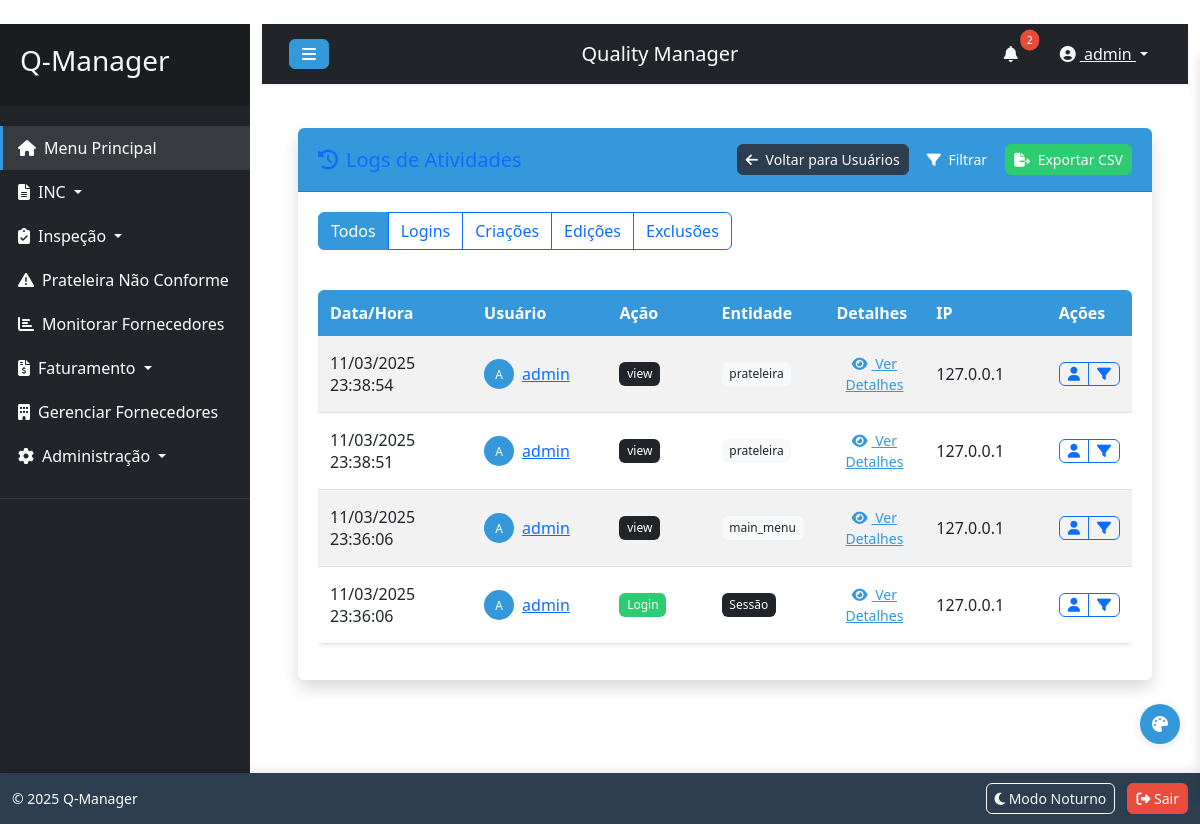
/visualizar_logs_atividade (signed in), run on the app's committed database.
### tables this page shows
CREATE TABLE user (
	id INTEGER NOT NULL, 
	username VARCHAR(80) NOT NULL, 
	password VARCHAR(256) NOT NULL, 
	email VARCHAR(120), 
	is_admin BOOLEAN, 
	is_representante BOOLEAN, 
	permissions TEXT, 
	created_at DATETIME, 
	last_login DATETIME, 
	PRIMARY KEY (id), 
	UNIQUE (username), 
	UNIQUE (email)
);

CREATE TABLE user_activity_log (
	id INTEGER NOT NULL, 
	user_id INTEGER NOT NULL, 
	action VARCHAR(50) NOT NULL, 
	entity_type VARCHAR(50) NOT NULL, 
	entity_id INTEGER, 
	details TEXT, 
	ip_address VARCHAR(45), 
	timestamp DATETIME, 
	PRIMARY KEY (id), 
	FOREIGN KEY(user_id) REFERENCES user (id)
);

### app.py (the view)
@app.route('/visualizar_logs_atividade')
@login_required
def visualizar_logs_atividade():
    if not current_user.is_admin:
        flash('Acesso negado. Apenas administradores podem visualizar logs.', 'danger')
        return redirect(url_for('main_menu'))
    user_id = request.args.get('user_id', type=int)
    action = request.args.get('action')
    entity_type = request.args.get('entity_type')
    data_inicio = request.args.get('data_inicio')
    data_fim = request.args.get('data_fim')
    ip_address = request.args.get('ip_address')
    page = request.args.get('page', 1, type=int)
    per_page = app.config.get('ITEMS_PER_PAGE', 15)
    query = UserActivityLog.query
    if user_id:
        query = query.filter_by(user_id=user_id)
    if action:
        query = query.filter_by(action=action)
    if entity_type:
        query = query.filter_by(entity_type=entity_type)
    if ip_address:
        query = query.filter(UserActivityLog.ip_address.like(f'%{ip_address}%'))
    if data_inicio:
        data_inicio_obj = datetime.strptime(data_inicio, '%Y-%m-%d')
        query = query.filter(UserActivityLog.timestamp >= data_inicio_obj)
    if data_fim:
        data_fim_obj = datetime.strptime(data_fim, '%Y-%m-%d')
        data_fim_obj = data_fim_obj.replace(hour=23, minute=59, second=59)
        query = query.filter(UserActivityLog.timestamp <= data_fim_obj)
    query = query.order_by(UserActivityLog.timestamp.desc())
    pagination = query.paginate(
        page=page, per_page=per_page, error_out=False
    )
    users = User.query.all()
    return render_template('visualizar_logs_atividade.html',
                          logs=pagination,
                          users=users)

### app.py (called while the page is built)
@login_manager.user_loader
def load_user(user_id):
    return User.query.get(int(user_id))

@app.context_processor
def inject_settings():
    settings = {s.element: s for s in LayoutSetting.query.all()}
    return dict(settings=settings, config=app.config)

### templates/visualizar_logs_atividade.html (shortened to what this page needs)
{% extends "base.html" %}
{% block content %}
<div class="container-fluid">
    <div class="card shadow mb-4">
        <div class="card-header py-3 d-flex justify-content-between align-items-center">
            <h5 class="m-0 font-weight-bold text-primary">
                <i class="fas fa-history me-2"></i>Logs de Atividades
            </h5>
            <div>
                <a href="{{ url_for('gerenciar_logins') }}" class="btn btn-secondary btn-sm">
                    <i class="fas fa-arrow-left me-1"></i> Voltar para Usuários
                </a>
                <button type="button" class="btn btn-primary btn-sm" data-bs-toggle="modal" data-bs-target="#filterModal">
                    <i class="fas fa-filter me-1"></i> Filtrar
                </button>
                <a href="{{ url_for('exportar_logs') }}" class="btn btn-success btn-sm">
                    <i class="fas fa-file-export me-1"></i> Exportar CSV
                </a>
            </div>
        </div>
        <div class="card-body">
            <div class="mb-4">
                <div class="btn-group mb-3">
                    <a href="{{ url_for('visualizar_logs_atividade') }}" class="btn {% if not request.args.get('action') %}btn-primary{% else %}btn-outline-primary{% endif %}">Todos</a>
                    <a href="{{ url_for('visualizar_logs_atividade', action='login') }}" class="btn {% if request.args.get('action') == 'login' %}btn-primary{% else %}btn-outline-primary{% endif %}">Logins</a>
                    <a href="{{ url_for('visualizar_logs_atividade', action='create') }}" class="btn {% if request.args.get('action') == 'create' %}btn-primary{% else %}btn-outline-primary{% endif %}">Criações</a>
                    <a href="{{ url_for('visualizar_logs_atividade', action='update') }}" class="btn {% if request.args.get('action') == 'update' %}btn-primary{% else %}btn-outline-primary{% endif %}">Edições</a>
                    <a href="{{ url_for('visualizar_logs_atividade', action='delete') }}" class="btn {% if request.args.get('action') == 'delete' %}btn-primary{% else %}btn-outline-primary{% endif %}">Exclusões</a>
                </div>
            </div>
            <div class="table-responsive">
                <table class="table table-striped table-hover">
                    <thead>
                        <tr>
                            <th scope="col" style="width: 180px;">Data/Hora</th>
                            <th scope="col" style="width: 150px;">Usuário</th>
                            <th scope="col" style="width: 120px;">Ação</th>
                            <th scope="col" style="width: 120px;">Entidade</th>
                            <th scope="col">Detalhes</th>
                            <th scope="col" style="width: 140px;">IP</th>
                            <th scope="col" style="width: 80px;">Ações</th>
                        </tr>
                    </thead>
                    <tbody>
                        {% for log in logs.items %}
                        <tr>
                            <td>{{ log.timestamp.strftime('%d/%m/%Y %H:%M:%S') }}</td>
                            <td>
                                <div class="d-flex align-items-center">
                                    <div class="avatar-circle bg-primary text-white me-2" style="width: 30px; height: 30px; font-size: 12px;">
                                        {{ log.user.username[0]|upper }}
                                    </div>
                                    <a href="{{ url_for('visualizar_logs_atividade', user_id=log.user_id) }}">{{ log.user.username }}</a>
                                </div>
                            </td>
                            <td>
                                {% if log.action == 'login' %}
                                <span class="badge bg-success">Login</span>
                                {% elif log.action == 'logout' %}
                                <span class="badge bg-secondary">Logout</span>
                                {% elif log.action == 'create' %}
                                <span class="badge bg-primary">Criação</span>
                                {% elif log.action == 'update' %}
                                <span class="badge bg-info">Edição</span>
                                {% elif log.action == 'delete' %}
                                <span class="badge bg-danger">Exclusão</span>
                                {% elif log.action == 'login_failed' %}
                                <span class="badge bg-warning">Falha Login</span>
                                {% else %}
                                <span class="badge bg-dark">{{ log.action }}</span>
                                {% endif %}
                            </td>
                            <td>
                                {% if log.entity_type == 'user' %}
                                <span class="badge bg-info">Usuário</span>
                                {% elif log.entity_type == 'inc' %}
                                <span class="badge bg-primary">INC</span>
                                {% elif log.entity_type == 'fornecedor' %}
                                <span class="badge bg-secondary">Fornecedor</span>
                                {% elif log.entity_type == 'session' %}
                                <span class="badge bg-dark">Sessão</span>
                                {% else %}
                                <span class="badge bg-light text-dark">{{ log.entity_type }}</span>
                                {% endif %}
                            </td>
                            <td>
                                {% if log.details %}
                                <button type="button" class="btn btn-sm btn-link view-details" data-bs-toggle="modal" data-bs-target="#detailsModal" data-details="{{ log.details|replace('"', '&quot;') }}">
                                    <i class="fas fa-eye me-1"></i> Ver Detalhes
                                </button>
                                {% else %}
                                <span class="text-muted">Nenhum detalhe</span>
                                {% endif %}
                            </td>
                            <td>{{ log.ip_address }}</td>
                            <td>
                                <div class="btn-group">
                                    <a href="{{ url_for('visualizar_logs_atividade', user_id=log.user_id) }}" class="btn btn-sm btn-outline-primary" title="Filtrar por este usuário">
                                        <i class="fas fa-user"></i>
                                    </a>
                                    <a href="{{ url_for('visualizar_logs_atividade', action=log.action) }}" class="btn btn-sm btn-outline-primary" title="Filtrar por esta ação">
                                        <i class="fas fa-filter"></i>
                                    </a>
                                </div>
                            </td>
                        </tr>
                        {% endfor %}
                    </tbody>
                </table>
            </div>
        </div>
    </div>
</div>
{% endblock %}

### templates/base.html (shortened to what this page needs)
﻿<!DOCTYPE html>
<html lang="pt-br">
<head>
    <link href="https://cdn.jsdelivr.net/npm/bootstrap@5.3.0/dist/css/bootstrap.min.css" rel="stylesheet">
    <link rel="stylesheet" href="https://cdnjs.cloudflare.com/ajax/libs/font-awesome/6.4.0/css/all.min.css">
    <link rel="stylesheet" href="{{ url_for('static', filename='css/style.css') }}">
</head>
<body>
    <div class="wrapper">
        {% if current_user.is_authenticated %}
        <nav id="sidebar" class="bg-dark">
            <div class="sidebar-header">
                <h3 class="text-light">Q-Manager</h3>
            </div>
            <ul class="list-unstyled components">
                <li class="active">
                    <a href="{{ url_for('main_menu') }}"><i class="fas fa-home me-2"></i>Menu Principal</a>
                </li>
                <li>
                    <a href="#incSubmenu" data-bs-toggle="collapse" aria-expanded="false" class="dropdown-toggle">
                        <i class="fas fa-file-alt me-2"></i>INC
                    </a>
                </li>
                {% if current_user.is_admin or current_user.has_permission('rotina_inspecao') %}
                <li>
                    <a href="#inspecaoSubmenu" data-bs-toggle="collapse" aria-expanded="false" class="dropdown-toggle">
                        <i class="fas fa-clipboard-check me-2"></i>Inspeção
                    </a>
                </li>
                {% endif %}
                {% if current_user.is_admin or current_user.has_permission('prateleira') %}
                <li>
                    <a href="{{ url_for('listar_prateleira_nao_conforme') }}">
                        <i class="fas fa-exclamation-triangle me-2"></i>Prateleira Não Conforme
                    </a>
                </li>
                {% endif %}
                {% if current_user.is_admin or current_user.has_permission('fornecedores') %}
                <li>
                    <a href="{{ url_for('monitorar_fornecedores') }}">
                        <i class="fas fa-chart-bar me-2"></i>Monitorar Fornecedores
                    </a>
                </li>
                {% endif %}
                {% if current_user.is_admin or current_user.has_permission('faturamento') %}
                <li>
                    <a href="#faturamentoSubmenu" data-bs-toggle="collapse" aria-expanded="false" class="dropdown-toggle">
                        <i class="fas fa-file-invoice-dollar me-2"></i>Faturamento
                    </a>
                </li>
                {% endif %}
                <li>
                    <a href="{{ url_for('gerenciar_fornecedores') }}">
                        <i class="fas fa-building me-2"></i>Gerenciar Fornecedores
                    </a>
                </li>
                {% if current_user.is_admin %}
                <li>
                    <a href="#adminSubmenu" data-bs-toggle="collapse" aria-expanded="false" class="dropdown-toggle">
                        <i class="fas fa-cog me-2"></i>Administração
                    </a>
                </li>
                {% endif %}
            </ul>
        </nav>
        {% endif %}
        <div id="content" class="container-fluid">
            {% if current_user.is_authenticated %}
            <nav class="navbar navbar-expand-lg navbar-dark bg-dark">
                <div class="container-fluid">
                    <button type="button" id="sidebarCollapse" class="btn btn-info">
                        <i class="fas fa-bars"></i>
                    </button>
                    <span class="navbar-brand ms-3">Quality Manager</span>
                    <div class="d-flex align-items-center">
                        <div class="notification-bell me-3">
                            <button class="btn btn-link position-relative" id="notificationButton">
                                <i class="fas fa-bell text-light"></i>
                                <span class="notification-badge position-absolute top-0 start-100 translate-middle badge rounded-pill bg-danger" style="display:none;">
                                </span>
                            </button>
                        </div>
                        <div class="dropdown">
                            <button class="btn btn-link dropdown-toggle text-light" type="button" id="userDropdown" data-bs-toggle="dropdown" aria-expanded="false">
                                <i class="fas fa-user-circle me-1"></i> {{ current_user.username }}
                            </button>
                        </div>
                    </div>
                </div>
            </nav>
            {% endif %}
            <div class="content-body p-4">
                {% block content %}{% endblock %}
            </div>
        </div>
    </div>
    <div class="theme-selector">
        <button class="theme-toggle" id="theme-toggle">
            <i class="fas fa-palette"></i>
        </button>
    </div>
    {% if current_user.is_authenticated %}
    <footer class="footer">
        <div class="container-fluid">
            <div class="row">
                <div class="col-12 d-flex justify-content-between align-items-center">
                    <div class="footer-copyright text-white">
                        <small>&copy; 2025 Q-Manager</small>
                    </div>
                    <div>
                        <button id="toggleNightMode" class="btn btn-sm btn-outline-light me-2">
                            <i class="fas fa-moon"></i> Modo Noturno
                        </button>
                        <a href="{{ url_for('logout') }}" class="btn btn-sm btn-danger">
                            <i class="fas fa-sign-out-alt"></i> Sair
                        </a>
                    </div>
                </div>
            </div>
        </div>
    </footer>
    {% endif %}
    <div id="toast-container" class="position-fixed bottom-0 end-0 p-3" style="z-index: 1100;"></div>
</body>
</html>

### templates/visualizar_logs_atividade.html (style rules this page uses)
.avatar-circle { border-radius: 50%; display: flex; align-items: center; justify-content: center; }

### data on the page
user: username "admin"
user_activity_log: timestamp "11/03/2025 23:38:54", user "A", user.username "admin", action "view", entity_type "prateleira", ip_address "127.0.0.1"
user_activity_log: timestamp "11/03/2025 23:38:51", user "A", user.username "admin", action "view", entity_type "prateleira", ip_address "127.0.0.1"
user_activity_log: timestamp "11/03/2025 23:36:06", user "A", user.username "admin", action "view", entity_type "main_menu", ip_address "127.0.0.1"
user_activity_log: timestamp "11/03/2025 23:36:06", user "A", user.username "admin", shows "Login", shows "Sessão", ip_address "127.0.0.1"
